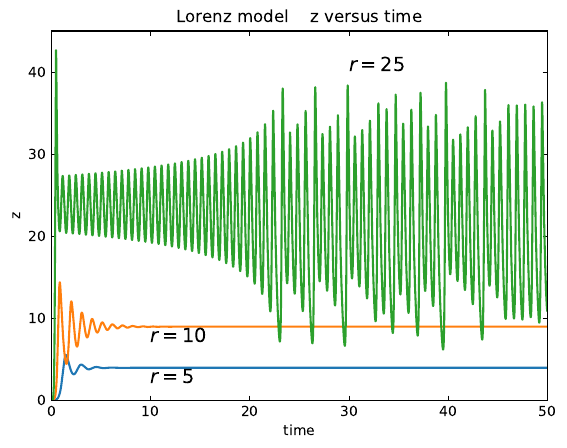

Generate this figure with Julia:
using LaTeXStrings
using PyPlot

σ = 10.
b = 8.0/3.0
x0 = 1.0
y0 = 0.0
z0 = 0.0
dt = 0.0001

function euler_1step(t0::Float64, x0::Float64, y0::Float64, z0::Float64, dt::Float64, r::Float64)
	x1::Float64 = x0 + σ*(y0 - x0)*dt
	y1::Float64 = y0 + (-x0*z0 + r*x0 - y0)*dt
	z1::Float64 = z0 + (x0*y0 - b*z0)*dt
	t1::Float64 = t0 + dt
	t1, x1, y1, z1
end

function euler(x0::Float64, y0::Float64, z0::Float64, dt::Float64, tend::Float64, r::Float64)
	n::Int64 = Int(tend/dt) + 1
	x::Vector{Float64} = zeros(n)
	y::Vector{Float64} = zeros(n)
	z::Vector{Float64} = zeros(n)
	t::Vector{Float64} = zeros(n)
	x[1] = x0
	y[1] = y0
	z[1] = z0
	
	for i = 1:n-1
		t[i+1], x[i+1], y[i+1], z[i+1] = euler_1step(t[i], x[i], y[i], z[i], dt, r)
	end

	t, x, y, z
end

function main()
	t1, x1, y1, z1 = euler(x0, y0, z0, dt, 50., 5.)
	t2, x2, y2, z2 = euler(x0, y0, z0, dt, 50., 10.)
	t3, x3, y3, z3 = euler(x0, y0, z0, dt, 50., 25.)

	plot(t1, z1)
	plot(t2, z2)
	plot(t3, z3)
	tick_params(direction = "in", top = true, right = true)
	xlim([0,50])
	ylim([0,45])
	xticks([i for i = 0:10:50])
	yticks([i for i = 0:10:40])
	xlabel("time")
	ylabel("z")
	title("Lorenz model    z versus time")
	annotate("\$r = 5\$", xy = (10,2), fontsize = 14)
	annotate("\$r = 10\$", xy = (10,7), fontsize = 14)
	annotate("\$r = 25\$", xy = (30,40), fontsize = 14)
	savefig("Figure3.15.pdf", bbox_inches = "tight")

end

main()

pygui()
show()
